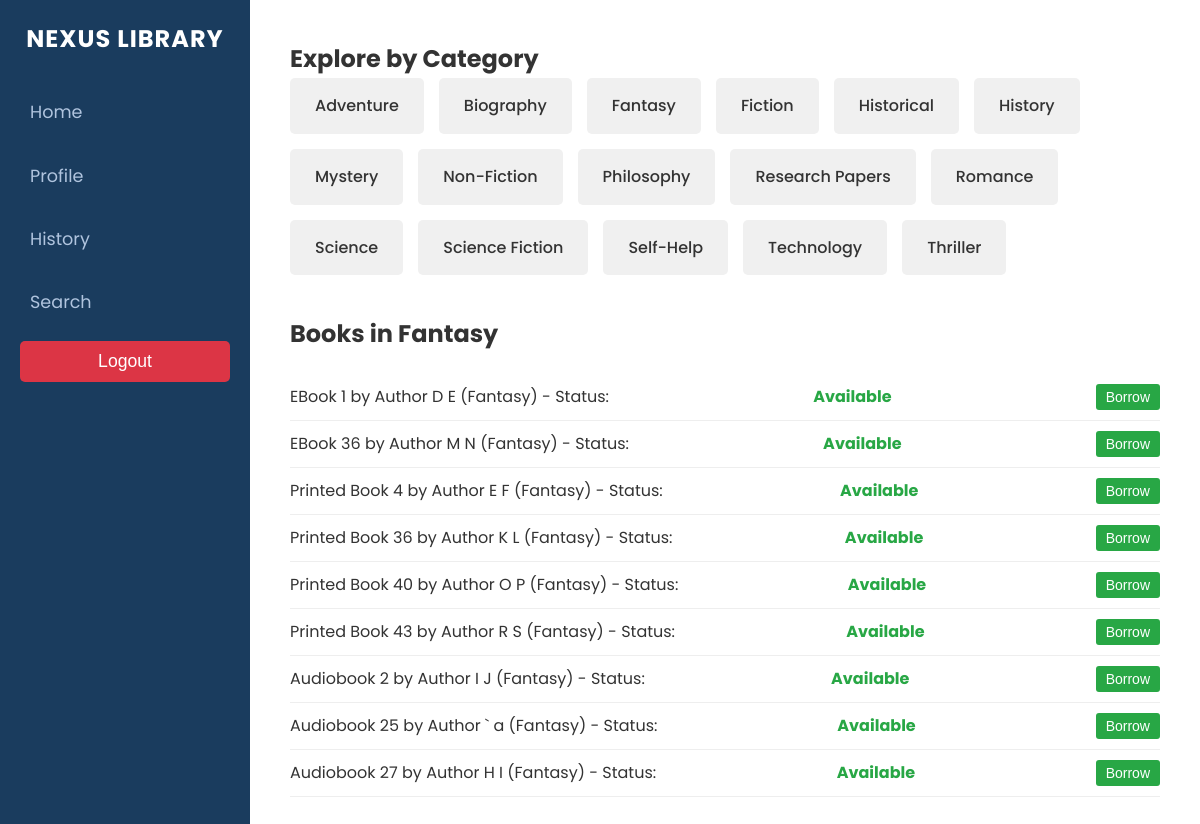
Screenshot of /explore/?genre=Fantasy (signed in) with the database file from the repository.
### library/models.py (models this page shows, shortened)
class LibraryItem(models.Model):
    title = models.CharField(max_length=255)
    author = models.CharField(max_length=255)
    genre = models.CharField(max_length=100)
    publication_date = models.DateField()
    class Meta:
        abstract = True

class EBook(LibraryItem):
    file_url = models.URLField()
    file_size = models.IntegerField()  # in MB

class PrintedBook(LibraryItem):
    isbn = models.CharField(max_length=13)
    copies_available = models.IntegerField()

class Audiobook(LibraryItem):
    duration = models.DurationField()
    narrator = models.CharField(max_length=255)

### library/views.py (the view)
# urls.py: path('explore/', views.explore, name='explore'),
@login_required
def explore(request):
    user = request.user
    user_type = service.get_user_type(user)
    print(f"User: {user.username}, User Type: {user_type}")
    genres = book_explorer_service.get_all_genres()
    selected_genre = request.GET.get('genre', None)
    books = []
    if selected_genre:
        books = book_explorer_service.get_books_by_genre(selected_genre, user)
        print(f"Explore - Genre: {selected_genre}, Found {len(books)} books")
    return render(request, 'library/explore.html', {
        'genres': genres,
        'selected_genre': selected_genre,
        'books': books,
        'user_type': user_type,
    })

### library/services.py (called while the page is built)
    def get_user_type(self, user):
        for profile_model in [StudentProfile, ResearcherProfile, FacultyProfile, GuestProfile]:
            try:
                profile = profile_model.objects.get(user=user)
                return profile.user_type
            except profile_model.DoesNotExist:
                continue
        return "Unknown"

    def get_all_genres(self):
        genres = set()
        for model in self.book_models:
            model_genres = model.objects.values_list('genre', flat=True).distinct()
            print(f"Genres for {model.__name__}: {list(model_genres)}")
            genres.update(model_genres)
        genres.add("Research Papers")
        print(f"All genres: {genres}")
        return sorted(list(genres))

### library/templatetags/library_tags.py (called while the page is built)
@register.filter
def get_item_type(item):
    return item.__class__.__name__.lower()

### library/templates/library/explore.html (shortened to what this page needs)
{% load static %}
{% load library_tags %}
<!DOCTYPE html>
<html lang="en">
<head>
    <link rel="stylesheet" href="{% static 'css/base.css' %}">
    <link rel="stylesheet" href="{% static 'css/explore.css' %}">
</head>
<body>
    <div class="container">
        <nav class="sidebar">
            <div class="sidebar-header">
                <span class="logo">NEXUS LIBRARY</span>
            </div>
            <ul class="sidebar-menu">
                <li><a href="{% url 'home' %}">Home</a></li>
                <li><a href="{% url 'profile' %}">Profile</a></li>
                <li><a href="{% url 'history' %}">History</a></li>
                <li><a href="{% url 'search_items' %}">Search</a></li>
                <li>
                    <form action="{% url 'logout' %}" method="post" style="display:inline;">
                        <button type="submit" class="logout-btn">Logout</button>
                    </form>
                </li>
            </ul>
        </nav>
        <div class="main-content">
            <section class="categories">
                <h2>Explore by Category</h2>
                <div class="category-blocks">
                    {% for genre in genres %}
                    <a href="{% url 'explore' %}?genre={{ genre|urlencode }}" class="category-block">
                        {{ genre }}
                    </a>
                    {% empty %}
                    <p>No categories available.</p>
                    {% endfor %}
                </div>
            </section>
            {% if selected_genre %}
            <section class="books">
                <h2>Books in {{ selected_genre }}</h2>
                <ul>
                    {% for book in books %}
                    {% with item_status=book|get_item_status:user %}
                    <li>
                        {{ book.title }} by {{ book.author }} ({{ book.genre }}) - Status: <span
                            class="status status-{{ item_status|lower }}">{{ item_status }}</span>
                        {% if book|get_item_type == 'printedbook' %}
                        {% if item_status == 'Available' and user_type != 'Guest' %}
                        <form action="{% url 'borrow_item' item_type=book|get_item_type item_id=book.id %}"
                            method="post" style="display:inline;">
                            <button type="submit" class="borrow-btn">Borrow</button>
                        </form>
                        {% elif item_status == 'Unavailable' and user_type != 'Guest' %}
                        <form action="{% url 'reserve_book' item_id=book.id %}" method="post" style="display:inline;">
                            {% csrf_token %}
                            <button type="submit" class="reserve-btn">Reserve</button>
                        </form>
                        {% elif user_type == 'Guest' %}
                        <span class="guest-message">(Guests cannot borrow books)</span>
                        {% endif %}
                        {% else %}
                        {% if item_status == 'Available' and user_type != 'Guest' %}
                        <form action="{% url 'borrow_item' item_type=book|get_item_type item_id=book.id %}"
                            method="post" style="display:inline;">
                            <button type="submit" class="borrow-btn">Borrow</button>
                        </form>
                        {% elif user_type == 'Guest' %}
                        <span class="guest-message">(Guests cannot borrow books)</span>
                        {% endif %}
                        {% endif %}
                    </li>
                    {% endwith %}
                    {% empty %}
                    <li>No books available in this category.</li>
                    {% endfor %}
                </ul>
            </section>
            {% endif %}
        </div>
    </div>
</body>
</html>

### library/static/css/base.css (style rules this page uses)
* { margin: 0; padding: 0; box-sizing: border-box; }
body { font-family: 'Poppins', sans-serif; background-color: #f4f6f9; color: #333; line-height: 1.6; }
.container { display: flex; min-height: 100vh; }
.sidebar { width: 250px; background-color: #1a3c5e; color: #fff; padding: 20px; position: fixed; height: 100%; overflow-y: auto; }
.sidebar-header { text-align: center; margin-bottom: 30px; }
.logo { font-size: 1.5rem; font-weight: 700; color: #fff; text-transform: uppercase; letter-spacing: 1px; }
.sidebar-menu { list-style: none; }
.sidebar-menu li { margin-bottom: 15px; }
.sidebar-menu a { color: #b0c4de; text-decoration: none; font-size: 1.1rem; display: block; padding: 10px; border-radius: 5px; transition: background-color 0.3s ease; }
.logout-btn { background-color: #dc3545; color: #fff; border: none; padding: 10px; width: 100%; border-radius: 5px; cursor: pointer; font-size: 1.1rem; transition: background-color 0.3s ease; }
.main-content { margin-left: 250px; padding: 40px; width: calc(100% - 250px); background-color: #fff; }

### library/static/css/explore.css (style rules this page uses)
.categories { margin-bottom: 40px; }
.category-blocks { display: flex; flex-wrap: wrap; gap: 15px; }
.category-block { background-color: #f0f0f0; padding: 15px 25px; border-radius: 5px; text-decoration: none; color: #333; font-weight: 500; transition: background-color 0.3s; }
.books h2 { margin-bottom: 20px; font-size: 24px; color: #333; }
.books ul { list-style: none; padding: 0; }
.books li { padding: 10px 0; border-bottom: 1px solid #eee; display: flex; justify-content: space-between; align-items: center; }
.books .borrow-btn, .books .reserve-btn { padding: 5px 10px; border: none; border-radius: 3px; cursor: pointer; font-size: 14px; }
.books .borrow-btn { background-color: #28a745; color: white; }
.books .status { font-weight: bold; }
.books .status-available { color: #28a745; }

### rows the page displays
EBook: title "EBook 1", author "Author D E", genre "Fantasy", item_status "Available", shows "Borrow"
EBook: title "EBook 36", author "Author M N", genre "Fantasy", item_status "Available", shows "Borrow"
PrintedBook: title "Printed Book 4", author "Author E F", genre "Fantasy", item_status "Available", shows "Borrow"
PrintedBook: title "Printed Book 36", author "Author K L", genre "Fantasy", item_status "Available", shows "Borrow"
PrintedBook: title "Printed Book 40", author "Author O P", genre "Fantasy", item_status "Available", shows "Borrow"
PrintedBook: title "Printed Book 43", author "Author R S", genre "Fantasy", item_status "Available", shows "Borrow"
Audiobook: title "Audiobook 2", author "Author I J", genre "Fantasy", item_status "Available", shows "Borrow"
Audiobook: title "Audiobook 25", author "Author ` a", genre "Fantasy", item_status "Available", shows "Borrow"
Audiobook: title "Audiobook 27", author "Author H I", genre "Fantasy", item_status "Available", shows "Borrow"

### other values shown
{{ genre }} "Adventure" "Biography" "Fantasy" "Fiction" "Historical" "History" "Mystery" "Non-Fiction" "Philosophy" "Research Papers" "Romance" "Science" "Science Fiction" "Self-Help" "Technology" "Thriller"
{{ selected_genre }} "Fantasy"
